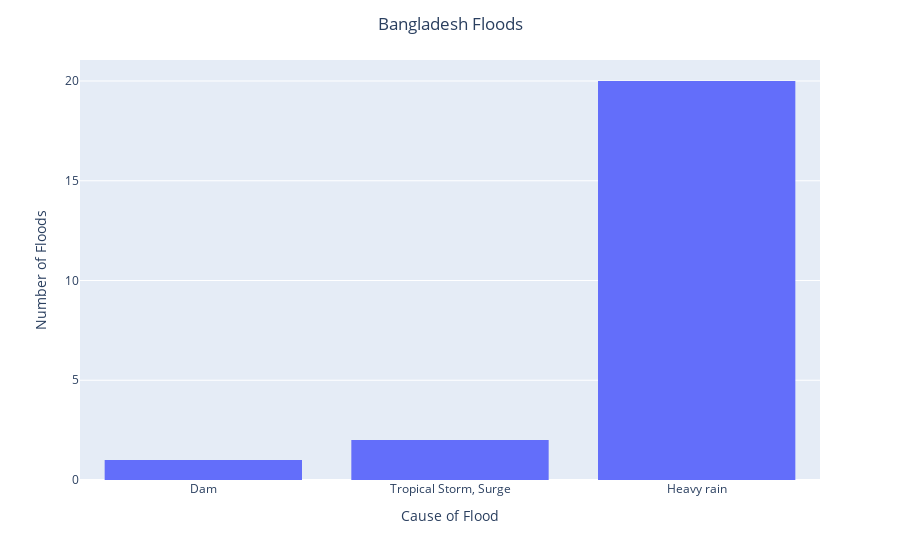

Write notebook code for a chart like this one.
### Code cell
# Create a histogram for the causes of the flood
import plotly.express as px
fig = px.histogram(bangstats, x="dfo_cause", 
                   category_orders=dict(cause=["Heavy Rain", "Tropical Storm Surge", "Dam"]))
fig.update_xaxes(categoryorder = 'total ascending')
fig.update_xaxes(title_text='Cause of Flood')
fig.update_yaxes(title_text='Number of Floods')
fig.update_layout(title_text='Bangladesh Floods', title_x=0.5)
fig.show()

### Figure 1 — Plotly figure (JSON) as saved in the notebook; plotly's stock layout.template omitted (floating-point values rounded to 4 significant figures)
{"data": [{"alignmentgroup": "True", "bingroup": "x", "hovertemplate": "dfo_cause=%{x}<br>count=%{y}<extra></extra>", "legendgroup": "", "marker": {"color": "#636efa", "pattern": {"shape": ""}}, "name": "", "offsetgroup": "", "orientation": "v", "showlegend": false, "type": "histogram", "x": ["Dam", "Heavy rain", "Heavy rain", "Heavy rain", "Heavy rain", "Heavy rain", "Heavy rain", "Heavy rain", "Heavy rain", "Heavy rain", "Tropical Storm, Surge", "Heavy rain", "Heavy rain", "Heavy rain", "Heavy rain", "Heavy rain", "Heavy rain", "Tropical Storm, Surge", "Heavy rain", "Heavy rain", "Heavy rain", "Heavy rain", "Heavy rain"], "xaxis": "x", "yaxis": "y"}], "layout": {"autosize": true, "barmode": "relative", "legend": {"tracegroupgap": 0}, "margin": {"t": 60}, "title": {"text": "Bangladesh Floods", "x": 0.5}, "xaxis": {"anchor": "y", "autorange": true, "categoryorder": "total ascending", "domain": [0, 1], "range": [-0.5, 2.5], "title": {"text": "Cause of Flood"}, "type": "category"}, "yaxis": {"anchor": "x", "autorange": true, "domain": [0, 1], "range": [0, 21.05], "title": {"text": "Number of Floods"}}}}
